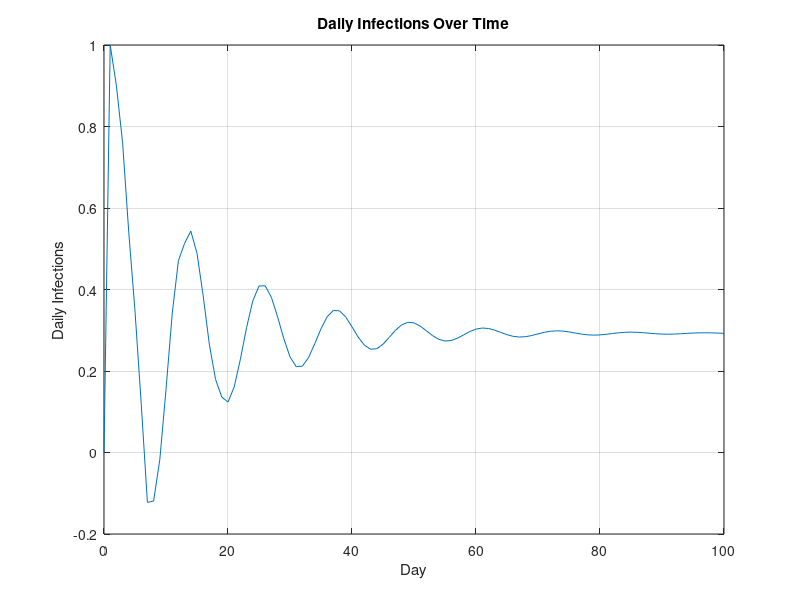
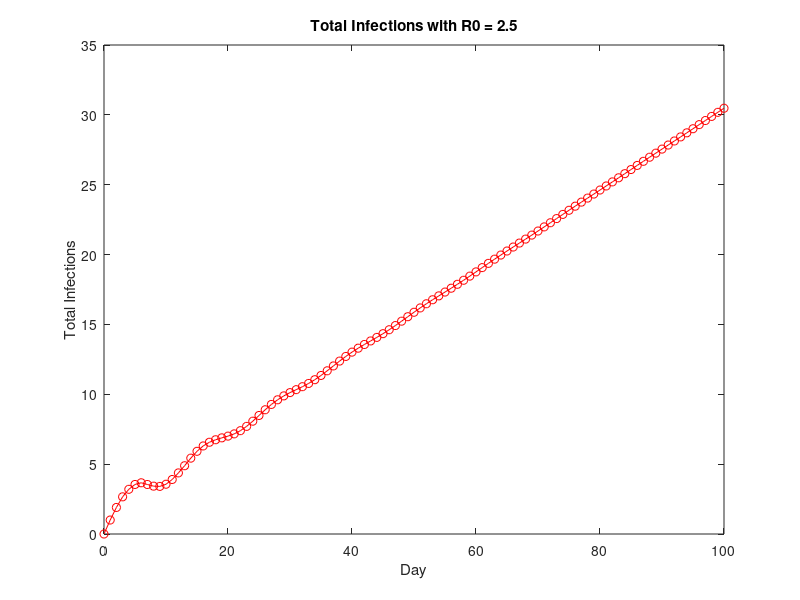

The MATLAB script that drew these images, in order:
%1

% Initialize variables
n_max = 100; % Number of days
M = 12; % given limit
x = zeros(1, n_max+1);
y = zeros(1, n_max+1);
ak = [0.1, 0.15, 0.25, 0.26, 0.34, 0.42, 0.25, 0.2, 0.15, 0.1, 0.1, 0.1]; % coefficients
x(1) = 1; % initial infection

% Calculate new daily infections
for n = 1:n_max
    for k = 1:M
        if n - k > 0
            y(n + 1) = y(n + 1) + ak(k) * y(n - k + 1);
        end
    end
    y(n + 1) = 1 - y(n + 1);
end

% Plot the daily infections
figure;
plot(0:n_max, y);
title('Daily Infections Over Time');
xlabel('Day');
ylabel('Daily Infections');
grid on;
figure;

% Integrate to calculate total infections
total_infections = cumsum(y);

% Plot total infections
plot(0:n_max, total_infections, 'ro-');
xlabel('Day');
ylabel('Total Infections');
title('Total Infections with R0 = 2.5');

%2
%first order was exponential while multiorder was a linear graph
% it never reaches 1 million